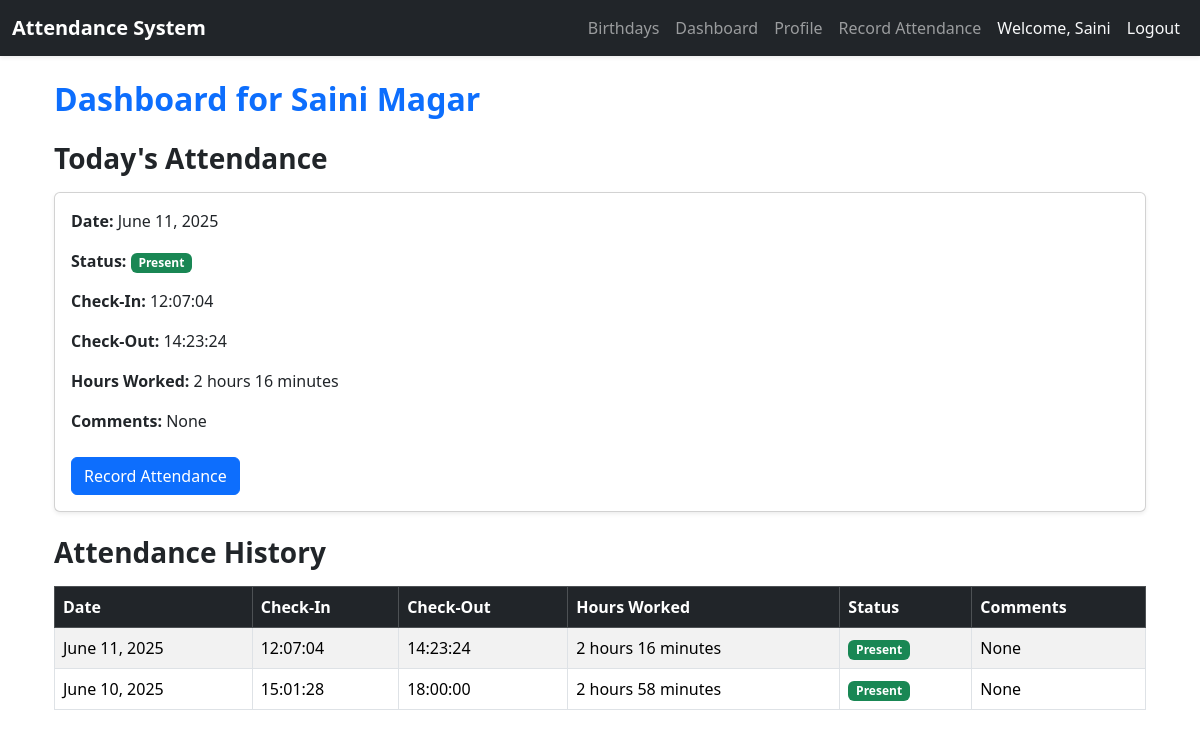
Page / (signed in) on the committed database.
### attendance/models.py (models this page shows, shortened)
class Employee(models.Model):
    user = models.OneToOneField(User, on_delete=models.CASCADE)
    employee_id = models.CharField(max_length=10, unique=True)
    first_name = models.CharField(max_length=50)
    last_name = models.CharField(max_length=50)
    department = models.ForeignKey(Department, on_delete=models.SET_NULL, null=True)
    email = models.EmailField(unique=True)
    address = models.TextField(blank=True, null=True)
    position = models.CharField(max_length=100, blank=True, null=True)
    dob = models.DateField(blank=True, null=True)
    dob_nepali = models.CharField(max_length=10, blank=True, null=True)  # Format: YYYY/MM/DD in BS
    bank_account_number = models.CharField(max_length=50, blank=True, null=True)
    bank_name = models.CharField(max_length=100, blank=True, null=True)
    bank_account_holder_name = models.CharField(max_length=100, blank=True, null=True)
    photo = models.ImageField(upload_to='employee_photos/', blank=True, null=True)

class Attendance(models.Model):
    employee = models.ForeignKey(Employee, on_delete=models.CASCADE)
    check_in = models.DateTimeField(null=True, blank=True)
    check_out = models.DateTimeField(null=True, blank=True)
    hours_worked = models.FloatField(null=True, blank=True)
    date = models.DateField(default=timezone.now)
    comments = models.TextField(blank=True, null=True)
    status = models.CharField(max_length=10, default='Present', choices=[
        ('Present', 'Present'),
        ('Absent', 'Absent')
    ])

### attendance/views.py (the view)
# urls.py: path('', views.dashboard, name='dashboard'),
@login_required
def dashboard(request):
    try:
        employee = request.user.employee
    except Employee.DoesNotExist:
        messages.error(request, "You are not registered as an employee.")
        return redirect('login')
    today = timezone.now().date()
    incomplete_attendances = Attendance.objects.filter(
        employee=employee,
        check_out__isnull=True,
        date__lt=today
    )
    for attendance in incomplete_attendances:
        attendance.check_out = timezone.make_aware(
            datetime.combine(attendance.date, time(18, 0)),
            timezone.get_current_timezone()
        )
        attendance.save()
    attendance = Attendance.objects.filter(employee=employee, date=today).first()
    history = Attendance.objects.filter(employee=employee).order_by('-date')[:30]
    return render(request, 'attendance/dashboard.html', {
        'employee': employee,
        'today_attendance': attendance,
        'history': history
    })

### attendance/templatetags/attendance_tags.py (called while the page is built)
@register.filter
def format_hours(value):
    if value is None:
        return "-"
    hours = int(value)
    minutes = int((value - hours) * 60)
    if hours == 0 and minutes == 0:
        return "-"
    parts = []
    if hours > 0:
        parts.append(f"{hours} hour{'s' if hours != 1 else ''}")
    if minutes > 0:
        parts.append(f"{minutes} minute{'s' if minutes != 1 else ''}")
    return " ".join(parts) or "0 minutes"

### attendance/templates/attendance/dashboard.html
{% extends 'attendance/base.html' %}
{% load attendance_tags %}
{% block content %}
<div class="container">
    <h2 class="mb-4 fw-bold text-primary">Dashboard for {{ employee.first_name }} {{ employee.last_name }}</h2>
    <h3 class="mb-3 fw-bold">Today's Attendance</h3>
    <div class="card shadow-sm mb-4">
        <div class="card-body">
            {% if today_attendance %}
                <p><strong>Date:</strong> {{ today_attendance.date }}</p>
                <p><strong>Status:</strong>
                    {% if today_attendance.status == 'Present' %}
                        <span class="badge bg-success">{{ today_attendance.status }}</span>
                    {% else %}
                        <span class="badge bg-danger">{{ today_attendance.status }}</span>
                    {% endif %}
                </p>
                <p><strong>Check-In:</strong> {{ today_attendance.check_in|time:"H:i:s"|default:"-" }}</p>
                <p><strong>Check-Out:</strong> {{ today_attendance.check_out|time:"H:i:s"|default:"Not recorded" }}</p>
                <p><strong>Hours Worked:</strong> {{ today_attendance.hours_worked|format_hours }}</p>
                <p><strong>Comments:</strong> {{ today_attendance.comments|default:"None" }}</p>
            {% else %}
                <p>No attendance recorded for today.</p>
            {% endif %}
            <a href="{% url 'record_attendance' %}" class="btn btn-primary mt-2">Record Attendance</a>
        </div>
    </div>
    <h3 class="mb-3 fw-bold">Attendance History</h3>
    <div class="table-responsive">
        <table class="table table-striped table-bordered table-hover">
            <thead class="table-dark">
                <tr>
                    <th>Date</th>
                    <th>Check-In</th>
                    <th>Check-Out</th>
                    <th>Hours Worked</th>
                    <th>Status</th>
                    <th>Comments</th>
                </tr>
            </thead>
            <tbody>
                {% for record in history %}
                <tr>
                    <td>{{ record.date }}</td>
                    <td>{{ record.check_in|time:"H:i:s"|default:"-" }}</td>
                    <td>{{ record.check_out|time:"H:i:s"|default:"-" }}</td>
                    <td>{{ record.hours_worked|format_hours }}</td>
                    <td>
                        {% if record.status == 'Present' %}
                            <span class="badge bg-success">{{ record.status }}</span>
                        {% else %}
                            <span class="badge bg-danger">{{ record.status }}</span>
                        {% endif %}
                    </td>
                    <td>{{ record.comments|default:"None" }}</td>
                </tr>
                {% empty %}
                <tr><td colspan="6" class="text-center">No attendance history found.</td></tr>
                {% endfor %}
            </tbody>
        </table>
    </div>
</div>
{% endblock %}

### attendance/templates/attendance/base.html (shortened to what this page needs)
<!DOCTYPE html>
<html lang="en">
<head>
    {% load static %}
        <link href="https://cdn.jsdelivr.net/npm/bootstrap@5.3.2/dist/css/bootstrap.min.css" rel="stylesheet">
</head>
<body>
    <nav class="navbar navbar-expand-lg navbar-dark bg-dark shadow-sm">
        <div class="container-fluid">
            <a class="navbar-brand fw-bold" href="{% url 'dashboard' %}">Attendance System</a>
            <div class="collapse navbar-collapse" id="navbarNav">
                <ul class="navbar-nav ms-auto">
                    {% if user.is_authenticated %}
                        <li class="nav-item">
                            <a class="nav-link" href="{% url 'birthday_calendar' %}">Birthdays</a>
                        </li>
                        {% if user.is_superuser %}
                            <li class="nav-item">
                                <a class="nav-link" href="{% url 'admin_dashboard' %}">Admin Dashboard</a>
                            </li>
                            <li class="nav-item">
                                <a class="nav-link" href="{% url 'admin_employee_list' %}">Employees</a>
                            </li>
                            <li class="nav-item">
                                <a class="nav-link" href="{% url 'admin_bank_info' %}">Bank Info</a>
                            </li>
                            <li class="nav-item">
                                <a class="nav-link" href="{% url 'reset_attendance' %}">Reset Attendance</a>
                            </li>
                        {% else %}
                            <li class="nav-item">
                                <a class="nav-link" href="{% url 'dashboard' %}">Dashboard</a>
                            </li>
                            <li class="nav-item">
                                <a class="nav-link" href="{% url 'employee_profile' %}">Profile</a>
                            </li>
                            <li class="nav-item">
                                <a class="nav-link" href="{% url 'record_attendance' %}">Record Attendance</a>
                            </li>
                        {% endif %}
                        <li class="nav-item">
                            <span class="nav-link text-light">Welcome, {{ user.employee.first_name }}</span>
                        </li>
                        <li class="nav-item">
                            <form action="{% url 'logout' %}" method="post" class="d-inline">
                                <button type="submit" class="nav-link btn btn-link text-light">Logout</button>
                            </form>
                        </li>
                    {% else %}
                        <li class="nav-item">
                            <a class="nav-link" href="{% url 'login' %}">Login</a>
                        </li>
                    {% endif %}
                </ul>
            </div>
        </div>
    </nav>
    <div class="container mt-4">
        {% block content %}
        {% endblock %}
    </div>
</body>
</html>

### attendance/templates/attendance/base.html (style rules this page uses)
.navbar-brand, .nav-link { transition: color 0.3s ease; }

### rows in the picture
Employee: first_name "Saini", last_name "Magar"
Attendance: date "June 11, 2025", status "Present", check_in "12:07:04", check_out "14:23:24", hours_worked "2 hours 16 minutes", comments "None"
Attendance: date "June 10, 2025", check_in "15:01:28", check_out "18:00:00", hours_worked "2 hours 58 minutes", status "Present", comments "None"

### other values in the picture
{{ user.employee.first_name }} "Saini"
